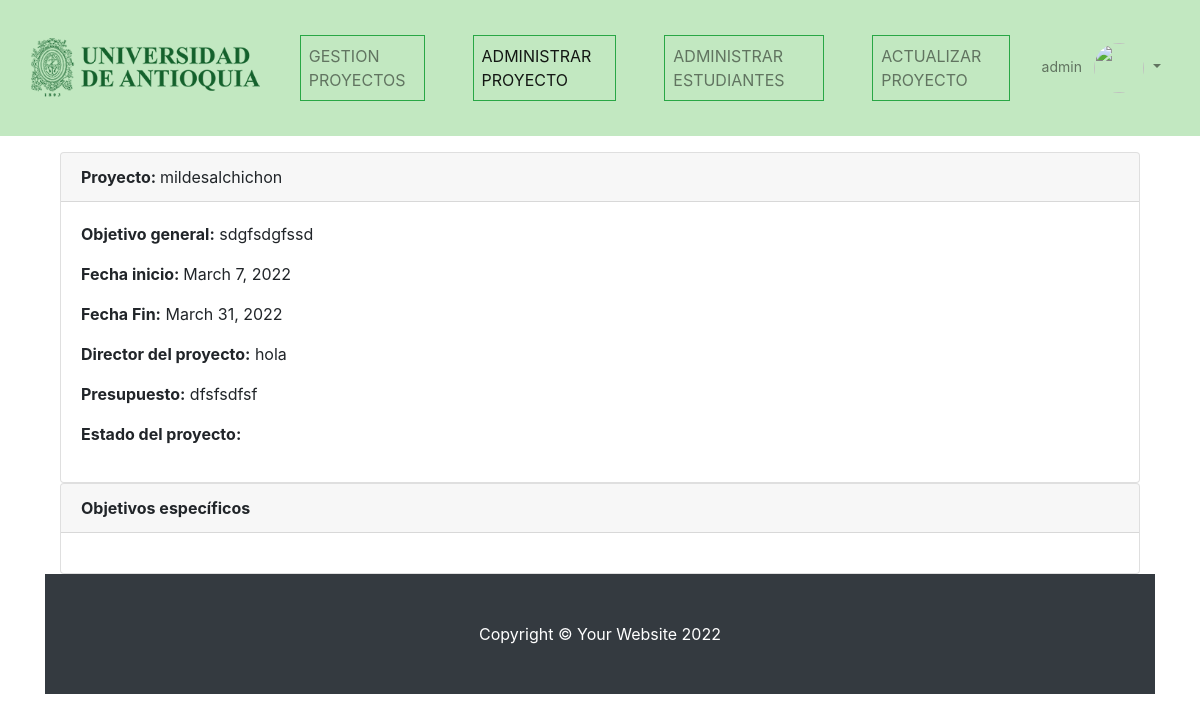
The page /manage_project/admin_project/1 (signed in) on the database as committed earlier.
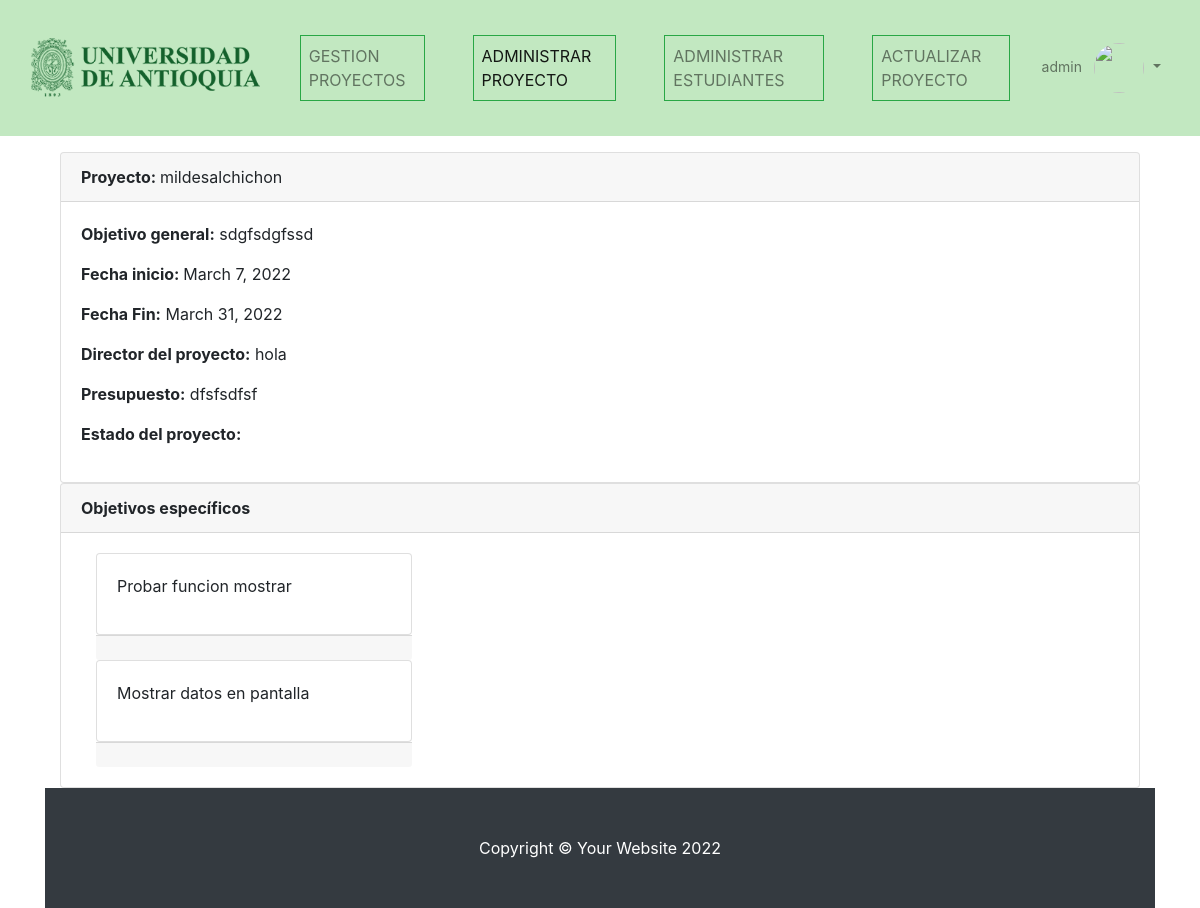
The same page on the database as committed later.
### gestion/models.py (models this page shows, shortened)
class Objetivos_especificos(models.Model):
    proyecto = models.ForeignKey(Proyecto,on_delete=models.CASCADE,null=True)
    contenido = models.CharField(max_length=100)
    estado = models.BooleanField(null=True,verbose_name="Efectuado")
    class meta:
        db_table= 'objetivos_especificos'
        verbose_name= 'Objetivo especifico'
        verbose_name_plural='Objetivos especificos'
        ordering=['id']

### gestion/views.py (the view)
# urls.py: path('manage_project/admin_project/<int:project_id>', admin_project, name="admin_project"),
def admin_project(request,project_id):
    project = Proyecto.objects.get(id =project_id)
    targets = Objetivos_especificos.objects.filter(proyecto = project_id)
    return render(request, "admin_project.html", {"project":project, "targets":targets})

### Templates/admin_project.html (shortened to what this page needs)
{% extends 'index.html' %}
{%block navlink%}
<li class="nav-item px-lg-4">
    <a class="nav-link text-uppercase border border-success" href="{% url 'gestion_proyecto' %}">Gestion proyectos</a>
</li>
<li class="nav-item px-lg-4">
    <a class="nav-link text-uppercase border border-success active" href="">Administrar proyecto</a>
</li>
<li class="nav-item px-lg-4">
    <a class="nav-link text-uppercase border border-success" href="{% url 'manage_students'%}">Administrar estudiantes</a>
</li>
<li class="nav-item px-lg-4">
    <a class="nav-link text-uppercase border border-success" href="">Actualizar proyecto</a>
</li>
{%endblock%}
{% block content %}
<div class="container">
    <div class="card">
        <div class="card-header"><b>Proyecto: </b> {{ project.nombre }}</div>
        <div class="card-body">
            <p><b>Objetivo general:</b> {{ project.objetivo_general}}</p>
            <p><b>Fecha inicio: </b> {{ project.fecha_inicio}}</p>
            <p><b>Fecha Fin:</b> {{ project.fecha_fin }}</p>
            <p><b>Director del proyecto:</b> {{ project.director }}</p>
            <p><b>Presupuesto:</b> {{project.presupuesto}}</p>
            <p><b>Estado del proyecto:</b> {{ project.Estado }}</p>
        </div>
    </div>
    <div class="card">
        <div class="card-header"><b>Objetivos específicos</b></div>
        <div class="card-body">
            {% if targets %}
            {% for target in targets %}
                <div class="col-4">
                    <div class="card">
                        <div class="card-body">
                            <p>{{target.contenido}}</p>
                        </div>
                    </div>
                    <div class="card-footer">
                    </div>
                </div>
            {% endfor %}
            {% endif %}
        </div>
</div>
{% endblock %}

Rows that differ between the two databases and show on the page:
added Objetivos_especificos: contenido "Probar funcion mostrar"
added Objetivos_especificos: contenido "Mostrar datos en pantalla"
